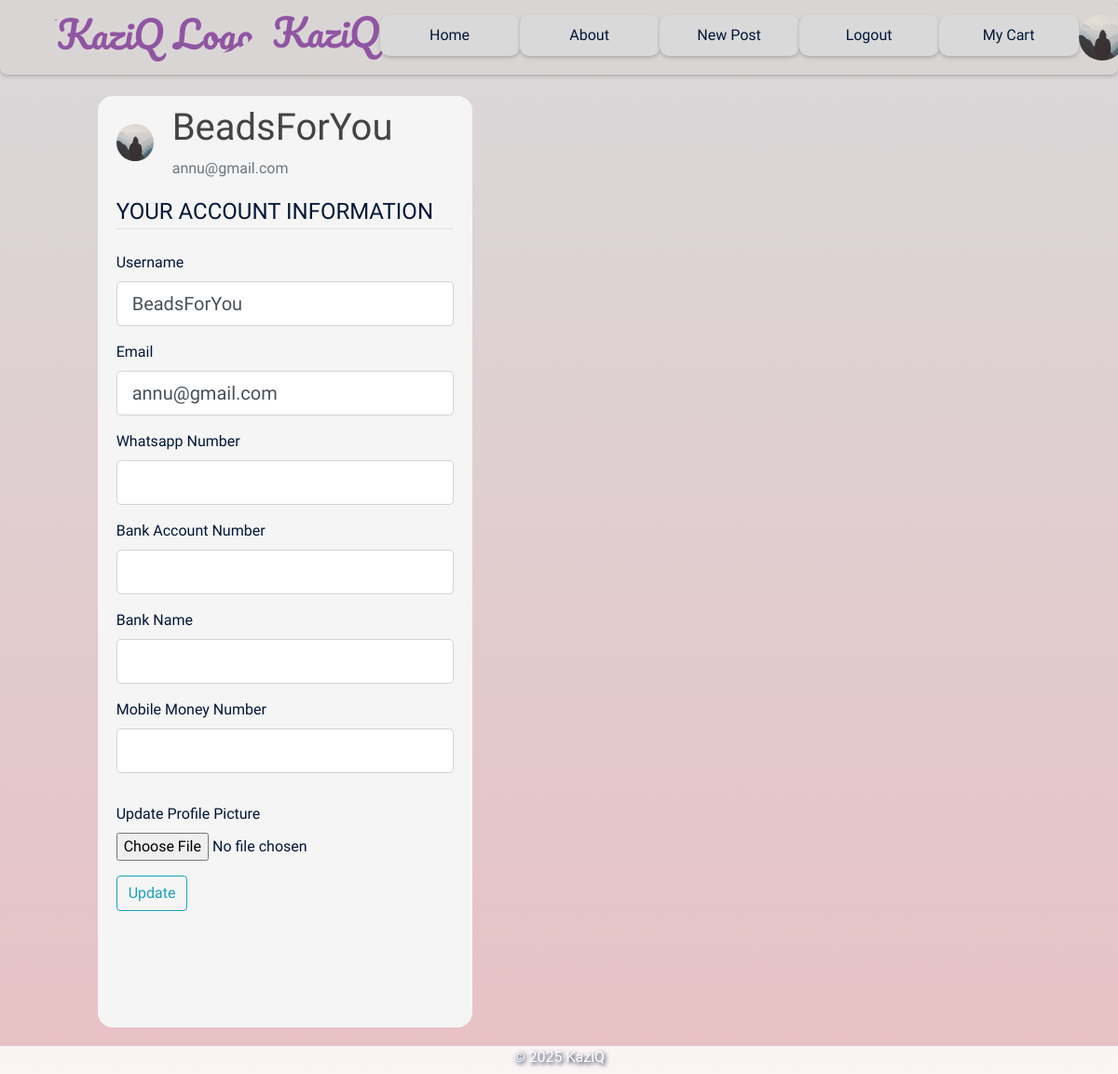
Page /account (signed in) on the committed database.
### flaskblog/models.py (models this page shows, shortened)
class User(db.Model, UserMixin):
    id = db.Column(db.Integer, primary_key=True)
    username = db.Column(db.String(20), unique=True, nullable=False)
    email = db.Column(db.String(120), unique=True, nullable=False)
    whatsapp = db.Column(db.String(20), nullable=False)
    image_file = db.Column(db.String(20), nullable=False, default='default.jpg')
    password = db.Column(db.String(60), nullable=False)
    is_admin = db.Column(db.Boolean, nullable=False, default=False)
    account_balance = db.Column(db.Float, default=0.0)  # Current available balance
    total_sales = db.Column(db.Float, default=0.0)      # Lifetime sales
    bank_account = db.Column(db.String(50), nullable=True)
    bank_name = db.Column(db.String(100), nullable=True)
    phone_for_payment = db.Column(db.String(20), nullable=True)
    posts = db.relationship('Post', backref='author', lazy=True)
    def __repr__(self):
        return f"User('{self.username}', '{self.email}', '{self.image_file}')"

### flaskblog/routes.py (the view)
@app.route('/account', methods=['GET', 'POST'])
@login_required
def account():
    print(f"Current User: {current_user}")  # Debugging statement
    print(f"Is Authenticated: {current_user.is_authenticated}")  # Debugging statement
    form = UpdateAccountForm()
    if form.validate_on_submit():
        if form.picture.data:
            picture_file = save_picture(form.picture.data)
            current_user.image_file = picture_file
        current_user.username = form.username.data
        current_user.email = form.email.data
        db.session.commit()
        flash('Account updated successfully', 'success')
        return redirect(url_for('account'))
    elif request.method == 'GET':
        form.username.data = current_user.username
        form.email.data = current_user.email
    image_file = url_for('static', filename='profile_pics/' + current_user.image_file)
    return render_template('account.html', title='Account', image_file=image_file, form=form)

### flaskblog/forms.py (shortened to what this page needs)
class UpdateAccountForm(FlaskForm):
    username = StringField('Username', validators=[DataRequired(), Length(min=2, max=20)])
    email = StringField('Email', validators=[DataRequired(), Email()])
    whatsapp = StringField('Whatsapp Number', validators=[DataRequired(), Length(min=10, max=15)])
    bank_account = StringField('Bank Account Number', validators=[Optional(), Length(max=50)])
    bank_name = StringField('Bank Name', validators=[Optional(), Length(max=100)])
    phone_for_payment = StringField('Mobile Money Number', validators=[Optional(), Length(max=20)])
    picture = FileField('Update Profile Picture', validators=[FileAllowed(['jpg', 'png', 'jpeg'])])
    submit = SubmitField('Update')

### flaskblog/__init__.py (called while the page is built)
@login_manager.user_loader
def load_user(user_id):
    return User.query.get(int(user_id))

@app.context_processor
def inject_min_max():
    return dict(min=min, max=max)

### flaskblog/templates/account.html (shortened to what this page needs)
{% extends 'layout.html' %}
{% block content %}
    <div class="content-section account-content">
        <div class="account-header">
            <img class="rounded-circle account-img" id="account-img" src="{{ image_file }}" >
            <div class="media-body">
                <h4 class="account-heading">{{ current_user.username }}</h4>
                <p class="text-secondary">{{ current_user.email }}</p>
            </div>
        </div>
        <form method="POST" action="" enctype="multipart/form-data">
            <fieldset class = 'form-group'>
                <legend class="border-bottom mb-4">
                    YOUR ACCOUNT INFORMATION
                </legend>
                <div class="form-group">
                    {{form.username.label(class="form-control-label")}}
                    {% if form.username.errors %}
                        {{form.username(class="form-control form-control-lg is-invalid")}}
                        <div class="invalid-feedback">
                            {% for error in form.username.errors %}
                                <span>{{error}}</span>
                            {% endfor %}
                        </div>
                    {% else %}
                        {{form.username(class="form-control form-control-lg")}}
                    {% endif %}
                </div>
                <div class="form-group">
                    {{form.email.label(class="form-control-label")}}
                    {% if form.email.errors %}
                        {{form.email(class="form-control form-control-lg is-invalid")}}
                        <div class="invalid-feedback">
                            {% for error in form.email.errors %}
                                <span>{{error}}</span>
                            {% endfor %}
                        </div>
                    {% else %}
                        {{form.email(class="form-control form-control-lg")}}
                    {% endif %}
                </div>
                <div class="form-group">
                    {{form.whatsapp.label(class="form-control-label")}}
                    {% if form.whatsapp.errors %}
                        {{form.whatsapp(class="form-control form-control-lg is-invalid")}}
                        <div class="invalid-feedback">
                            {% for error in form.whatsapp.errors %}
                                <span>{{error}}</span>
                            {% endfor %}
                        </div>
                    {% else %}
                        {{form.whatsapp(class="form-control form-control-lg")}}
                    {% endif %}
                </div>
                <div class="form-group">
                    {{form.bank_account.label(class="form-control-label")}}
                    {% if form.bank_account.errors %}
                        {{form.bank_account(class="form-control form-control-lg is-invalid")}}
                        <div class="invalid-feedback">
                            {% for error in form.bank_account.errors %}
                                <span>{{error}}</span>
                            {% endfor %}
                        </div>
                    {% else %}
                        {{form.bank_account(class="form-control form-control-lg")}}
                    {% endif %}
                </div>
                <div class="form-group">
                    {{form.bank_name.label(class="form-control-label")}}
                    {% if form.bank_name.errors %}
                        {{form.bank_name(class="form-control form-control-lg is-invalid")}}
                        <div class="invalid-feedback">
                            {% for error in form.bank_name.errors %}
                                <span>{{error}}</span>
                            {% endfor %}
                        </div>
                    {% else %}
                        {{form.bank_name(class="form-control form-control-lg")}}
                    {% endif %}
                </div>
                <div class="form-group">
                    {{form.phone_for_payment.label(class="form-control-label")}}
                    {% if form.phone_for_payment.errors %}
                        {{form.phone_for_payment(class="form-control form-control-lg is-invalid")}}
                        <div class="invalid-feedback">
                            {% for error in form.phone_for_payment.errors %}
                                <span>{{error}}</span>
                            {% endfor %}
                        </div>
                    {% else %}
                        {{form.phone_for_payment(class="form-control form-control-lg")}}
                    {% endif %}
                </div>
            </fieldset>
            <div class="form-group">
                {{form.picture.label()}}
                {{form.picture(class="form-control-file")}}
            </div>
            <div class="form-group">
            {{form.submit(class="btn btn-outline-info")}}
            </div>
        </form>
    </div>
{% endblock %}

### flaskblog/templates/layout.html (shortened to what this page needs)
<!DOCTYPE html>
<html lang="en">
<head>
    <link rel="stylesheet" href="https://cdn.jsdelivr.net/npm/bootstrap@4.3.1/dist/css/bootstrap.min.css">
    <link rel="stylesheet" type="text/css" href="{{ url_for('static', filename='main.css') }}">
    <link href="https://cdnjs.cloudflare.com/ajax/libs/font-awesome/5.15.4/css/all.min.css" rel="stylesheet">
</head>
<body>
    <header class="site-header">
        <nav class="navbar navbar-expand-md" id="navbar">
            <div class="container">
                <a class="navbar-brand" href="/">
                    <img src="{{ url_for('static', filename='service-client.png') }}" alt="KaziQ Logo" class="navbar-logo">
                    KaziQ
                </a>
                <div class="collapse navbar-collapse" id="navbarToggle">
                    <div class="navbar-nav mr-auto" id="navbar-nav">
                        <a class="nav-item nav-link" href="{{url_for('home')}}">Home</a>
                        <a class="nav-item nav-link" href="{{url_for('about')}}">About</a>
                        {% if current_user.is_authenticated %}
                        <a class="nav-item nav-link" href="{{url_for('new_post')}}">New Post</a>
                        <a class="nav-item nav-link" href="{{url_for('logout')}}">Logout</a>
                        <a class='nav-item nav-link' href="{{url_for('view_cart')}}">My Cart</a>
                        <a href="{{ url_for('account') }}">
                            <img src="{{ url_for('static', filename='profile_pics/' + current_user.image_file) }}" alt="Profile" class="rounded-circle account-img">
                        </a>
                        {% else %}
                            <a class="nav-item nav-link" href="{{url_for('login')}}">Login</a>
                            <a class="nav-item nav-link" href="{{url_for('register')}}">Register</a>
                        {% endif %}
                    </div>
                </div>
            </div>
        </nav>
    </header>
    <main role="main" class="container mt-5 pt-5">
        <div class="row">
            <div class="content-container">
                <div class="body-content">
                    <div class="wholebar">
                        <div class="actual-content">
                            {% block content %}{% endblock %}
                        </div>
                        <div class="sidebar">
                        </div>
                    </div>
                </div>
            </div>
        </div>
    </main>
    <footer>
        <div class="footer-container">
            <div class="footer">
                <p>&copy; 2025 KaziQ</p>
            </div>
        </div>
    </footer>
</body>
</html>

### flaskblog/static/main.css (style rules this page uses)
body { background-image: linear-gradient(to bottom, #D9D9D9, #E8C1C5); background-repeat: no-repeat; background-position:center; background-attachment: fixed; font-family: "Itim", cursive; font-weight: 400; font-style: normal; color: #011638; margin:0; }
h1, h2, h3, h4, h5, h6 { color: #444444; }
#navbar { background-color:#dad5d5; width: 100%; height: 80px; border-radius:8px; box-shadow: 0 2px 4px 0 rgba(0,0,0,0.2); margin-top: 0; display:flex; justify-content:center; align-items:center; }
#navbar-nav { width:100%; display:flex; justify-content:space-around; align-items:end; margin-top:-5px; }
.navbar-nav .account-img { height: 50px; width: 50px; border-radius: 50%; margin-right: 20px; margin-bottom:-5px; }
.navbar-nav { margin:0; width:100%; display:flex; justify-content:space-around; }
.navbar-brand { font-family: "Pacifico", cursive; font-weight: 400; font-style: normal; color: #9055A2; font-size:2.5rem; }
.nav-item { font-family: "Itim", cursive; font-weight: 400; font-style: normal; color: #011638; width:150px; text-align:center; }
.account-content { padding:20px; }
.account-header { display:flex; justify-content:center; align-items:center; margin:-10px 0 0 0; }
#account-img { height:40px; width:40px; }
#account-img { text-align:center; }
.body-content { display:flex; justify-content:center; align-items:center; flex-direction:column; }
.navbar, .navbar-collapse { filter: none; pointer-events: auto; z-index: 1050; }
.content-container { display:flex; justify-content:center; align-items:center; margin:auto; }
.content-section { background: whitesmoke; border: none; border-radius: 1em; height:1000px; }
.actual-content { border: none; border-radius:1em; display: grid; gap: 20px; grid-template-columns: repeat(2, 1fr); height:100%; width:100%; margin-right:20px; }
.account-img { height: 125px; width: 125px; margin-right: 20px; margin-bottom: 16px; }
.account-heading { font-size: 2.5rem; }
.navbar-logo { height: 40px; width: auto; margin-right: 10px; border-radius:50%; margin-bottom:10px; }
footer { display:flex; justify-content:center; align-items:start; background-color: rgba(255, 255, 255, 0.8); width:100%; height: 35px; color:#ffffff; font-size:1rem; position:fixed; bottom:-5px; text-shadow: 2px 2px 4px #011638; }
.sidebar { width: 250px; padding: 20px; border-radius:1em; background:none; border-radius:0 1em 1em 0; text-align:center; }
.site-header .navbar-nav .nav-link { color:#011638; background-color:#D9D9D9; border-radius:10px; text-align:center; padding:10px 25px; transition: background-color 0.3s; box-shadow: 0 2px 4px 0 rgba(0,0,0,0.2); }
.wholebar { display:flex; justify-content:center; align-items:center; margin:-73px 0px 50px 60px; }

### rows in the picture
User: image_file (placeholder picture), username "BeadsForYou", email "annu@gmail.com"
